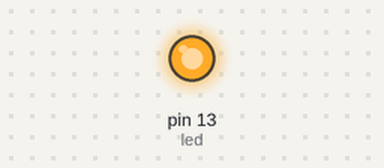
Simulated run of this sketch. Board: Arduino Uno, built with avr-gcc and run on an emulated ATmega328P. On the bench: output pins drawn as LEDs (lit = HIGH).

Above: at 0.2 s.
At 12.6 s:
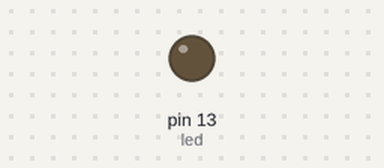
Timing chart, 0 to 13.3 s (numbered marks = the images above):
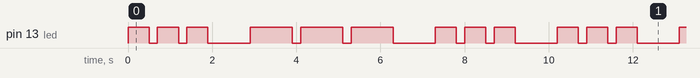

The sketch:

test_blink.ino
```cpp
int led = 13;

void setup() {
  pinMode(led, OUTPUT);
}

void loop() {
  digitalWrite(led, HIGH);
  delay(500);
  digitalWrite(led, LOW);
  delay(200);
  digitalWrite(led,HIGH);
  delay(500);
  digitalWrite(led,LOW);
  delay(200);
  digitalWrite(led,HIGH);
  delay(500);
  digitalWrite(led,LOW);
  delay(1000);
   digitalWrite(led, HIGH);
  delay(1000);
  digitalWrite(led, LOW);
  delay(200);
  digitalWrite(led,HIGH);
  delay(1000);
  digitalWrite(led,LOW);
  delay(200);
  digitalWrite(led,HIGH);
  delay(1000);
  digitalWrite(led,LOW);
  delay(1000);
  digitalWrite(led, HIGH);
  delay(500);
  digitalWrite(led, LOW);
  delay(200);
  digitalWrite(led,HIGH);
  delay(500);
  digitalWrite(led,LOW);
  delay(200);
  digitalWrite(led,HIGH);
  delay(500);
  digitalWrite(led,LOW);
  delay(1000);
}
```

Measured:
- by itself, pin 13 (led): repeats every 10.2 s: 2 × (LOW 0.20 s, HIGH 0.50 s), LOW 1.0 s, 2 × (HIGH 1.0 s, LOW 0.20 s), HIGH 1.0 s, LOW 1.0 s, 2 × (HIGH 0.50 s, LOW 0.20 s), HIGH 0.50 s, LOW 1.0 s, HIGH 0.50 s
- by itself, everything shown: repeats every 10.2 s, in 18 steps
